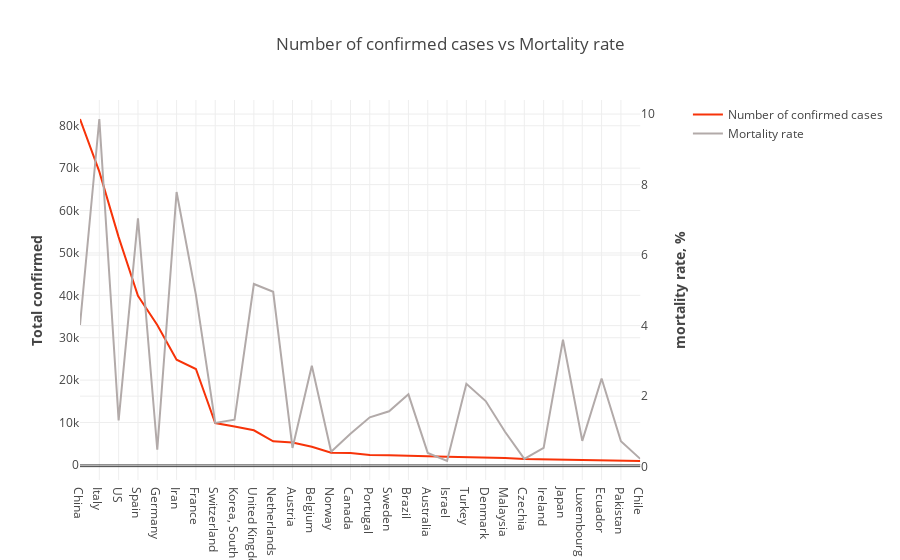

Notebook source saved alongside this figure:
### Code cell
# sort countries with respect of Total confirmed
top_30 = all_cases[:30]
# Create figure with secondary y-axis
fig = make_subplots(specs=[[{"secondary_y": True}]])

# Add traces
fig.add_trace(
    go.Scatter(x=top_30.index, y=top_30['Total confirmed'], name="Number of confirmed cases", 
               line = dict(color = '#F73309')),
    secondary_y=False,
)

fig.add_trace(
    go.Scatter(x=top_30.index, y=top_30['mortality rate, %'], name="Mortality rate",
               line = dict(color = '#B2AAA9')),
    secondary_y=True,
)

# Add figure title
fig.update_layout(
    title_text="Number of confirmed cases vs Mortality rate", template = 'none'
)

# Set y-axes titles
fig.update_yaxes(title_text="<b>Total confirmed</b>", secondary_y=False)
fig.update_yaxes(title_text="<b>mortality rate, %</b>", secondary_y=True)

fig.show()

### Figure 1 — Plotly figure (JSON) as saved in the notebook; plotly's stock layout.template omitted (floating-point values rounded to 4 significant figures)
{"data": [{"line": {"color": "#F73309"}, "name": "Number of confirmed cases", "type": "scatter", "x": ["China", "Italy", "US", "Spain", "Germany", "Iran", "France", "Switzerland", "Korea, South", "United Kingdom", "Netherlands", "Austria", "Belgium", "Norway", "Canada", "Portugal", "Sweden", "Brazil", "Australia", "Israel", "Turkey", "Denmark", "Malaysia", "Czechia", "Ireland", "Japan", "Luxembourg", "Ecuador", "Pakistan", "Chile"], "xaxis": "x", "y": [81591, 69176, 53740, 39885, 32986, 24811, 22622, 9877, 9037, 8164, 5580, 5283, 4269, 2863, 2790, 2362, 2286, 2247, 2044, 1930, 1872, 1718, 1624, 1394, 1329, 1193, 1099, 1082, 972, 922], "yaxis": "y"}, {"line": {"color": "#B2AAA9"}, "name": "Mortality rate", "type": "scatter", "x": ["China", "Italy", "US", "Spain", "Germany", "Iran", "France", "Switzerland", "Korea, South", "United Kingdom", "Netherlands", "Austria", "Belgium", "Norway", "Canada", "Portugal", "Sweden", "Brazil", "Australia", "Israel", "Turkey", "Denmark", "Malaysia", "Czechia", "Ireland", "Japan", "Luxembourg", "Ecuador", "Pakistan", "Chile"], "xaxis": "x", "y": [4.02, 9.86, 1.31, 7.04, 0.48, 7.79, 4.87, 1.24, 1.33, 5.18, 4.96, 0.53, 2.86, 0.42, 0.93, 1.4, 1.57, 2.05, 0.39, 0.16, 2.35, 1.86, 0.99, 0.22, 0.53, 3.6, 0.73, 2.5, 0.72, 0.22], "yaxis": "y2"}], "layout": {"title": {"text": "Number of confirmed cases vs Mortality rate"}, "xaxis": {"anchor": "y", "domain": [0, 0.94]}, "yaxis": {"anchor": "x", "domain": [0, 1], "title": {"text": "<b>Total confirmed</b>"}}, "yaxis2": {"anchor": "x", "overlaying": "y", "side": "right", "title": {"text": "<b>mortality rate, %</b>"}}}}
